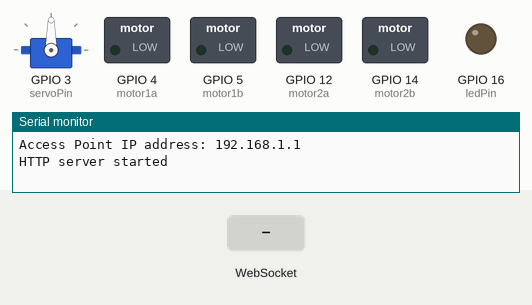
This sketch was run on a simulated ESP8266 (NodeMCU). Shown: servo, switched loads named in the sketch (green lamp = pin HIGH), output pins drawn as LEDs (lit = HIGH), the last lines printed to the serial monitor. Inputs (shaded band) come from the test bench. Storage starts empty.

Above: at 1.2 s.
1.3 s: WebSocket text "s," received
At 3.0 s:
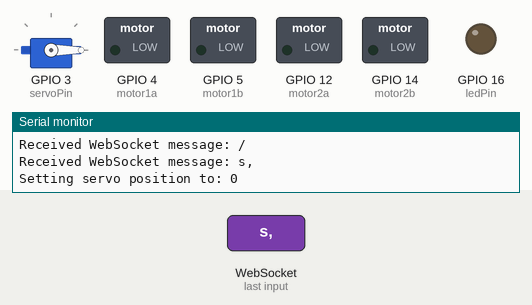
3.3 s: WebSocket text "f," received
4.8 s: WebSocket text "b," received
Timing chart, 0 to 7.8 s (numbered marks = the images above; inputs shaded):
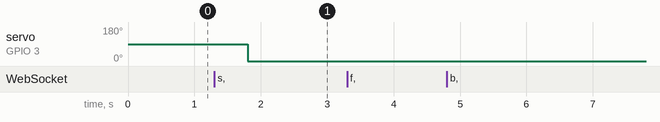

Measured:
- after the input at 1.3 s, servo on GPIO 3 (servoPin): 90° → 0° after 0.50 s

The sketch:

boxy-by-line.ino
```cpp
/* Boxy~the~robot
   created by: kyle
   For: Reuseum Educational
   This is boxy controlled
   by line input code
   .__________________.
   |                  |
   |     ~~      ~~   |
---|      #       #   |---
{<><}|          ^       |{<><}
{<><}|__________________|{<><}
---                    ---
*/

#include <ESP8266WiFi.h>
#include <ESP8266WebServer.h>
#include <FS.h>
#include <Servo.h>
#include <WebSocketsServer.h>

const char* ssid = "boxy";
const char* password = "";

// Define motor pins
const int motor1a = 4;  // Replace with your actual pin numbers
const int motor1b = 5;
const int motor2a = 12;  // Replace with your actual pin numbers
const int motor2b = 14;

// Define LED pin
const int ledPin = 16;  // Replace with your actual pin number

// Define servo pin
const int servoPin = 3;  // Replace with your actual pin number

// Define servo object
Servo servo;
// Define motor speed variable
int pwm = 255; // Default PWM value (adjust as needed)

ESP8266WebServer server(80);
WebSocketsServer webSocket = WebSocketsServer(81);

IPAddress ip(192, 168, 1, 1);  // Set your desired IP address
IPAddress gateway(192, 168, 1, 1);
IPAddress subnet(255, 255, 255, 0);

void setup() {
    Serial.begin(115200);

    // Set up motor pins
    pinMode(motor1a, OUTPUT);
    pinMode(motor1b, OUTPUT);
    pinMode(motor2a, OUTPUT);
    pinMode(motor2b, OUTPUT);

    // Set up LED pin
    pinMode(ledPin, OUTPUT);

    // Set up servo
    servo.attach(servoPin);

    // Connect to Wi-Fi
    WiFi.softAPConfig(ip, gateway, subnet);
    WiFi.softAP(ssid, password);
    IPAddress apIP = WiFi.softAPIP();
    Serial.printf("Access Point IP address: %s\n", apIP.toString().c_str());

    // Initialize SPIFFS
    if (!SPIFFS.begin()) {
        Serial.println("Failed to mount file system");
        return;
    }

    // Serve "byline.html" from SPIFFS when root URL is requested
    server.serveStatic("/", SPIFFS, "/byline.html");

    // Start the server
    server.begin();
    Serial.println("HTTP server started");

    // Initialize WebSocket
    webSocket.begin();
    webSocket.onEvent(handleWebSocketMessage); // Set the WebSocket event handler
}

void loop() {
    server.handleClient();
    webSocket.loop();
}

// Function to handle WebSocket messages
void handleWebSocketMessage(uint8_t num, WStype_t type, uint8_t * payload, size_t length) {
    String message = (char *)payload;
    Serial.printf("Received WebSocket message: %s\n", message.c_str());

    // Parse the message and execute corresponding actions
    if (message.startsWith("f,")) {
        // Move forward
        int time_ms_forward = message.substring(2).toInt();
        moveForward(time_ms_forward);
    } else if (message.startsWith("b,")) {
        // Move backward
        int time_ms_backward = message.substring(2).toInt();
        moveBackward(time_ms_backward);
    } else if (message.startsWith("r,")) {
        // Turn right
        int time_ms_right = message.substring(2).toInt();
        turnRight(time_ms_right);
    } else if (message.startsWith("l,")) {
        // Turn left
        int time_ms_left = message.substring(2).toInt();
        turnLeft(time_ms_left);
    } else if (message.startsWith("p,")) {
        // Set PWM
        pwm = message.substring(2).toInt();
        // Implement PWM setting (to be added)
        Serial.print("Setting PWM to: ");
        Serial.println(pwm);
    } else if (message.startsWith("s,")) {
        // Set servo position
        int servoPos = message.substring(2).toInt();
        servo.write(servoPos);
        Serial.print("Setting servo position to: ");
        Serial.println(servoPos);
    }

    // Introduce a delay before processing the next WebSocket message
    delay(500); // Adjust the delay as needed
}

void moveForward(int duration) {
    digitalWrite(motor1a, HIGH);
    digitalWrite(motor1b, LOW);
    digitalWrite(motor2a, HIGH);
    digitalWrite(motor2b, LOW);
    delay(duration);
    stopMotors();
    Serial.println("Moving forward");
}

void moveBackward(int duration) {
    digitalWrite(motor1a, LOW);
    digitalWrite(motor1b, HIGH);
    digitalWrite(motor2a, LOW);
    digitalWrite(motor2b, HIGH);
    delay(duration);
    stopMotors();
    Serial.println("Moving backward");
}

void turnRight(int duration) {
    digitalWrite(motor1a, HIGH);
    digitalWrite(motor1b, LOW);
    digitalWrite(motor2a, LOW);
    digitalWrite(motor2b, HIGH);
    delay(duration);
    stopMotors();
    Serial.println("Turning right");
}

void turnLeft(int duration) {
    digitalWrite(motor1a, LOW);
    digitalWrite(motor1b, HIGH);
    digitalWrite(motor2a, HIGH);
    digitalWrite(motor2b, LOW);
    delay(duration);
    stopMotors();
    Serial.println("Turning left");
}

void stopMotors() {
    digitalWrite(motor1a, LOW);
    digitalWrite(motor1b, LOW);
    digitalWrite(motor2a, LOW);
    digitalWrite(motor2b, LOW);
}
```
